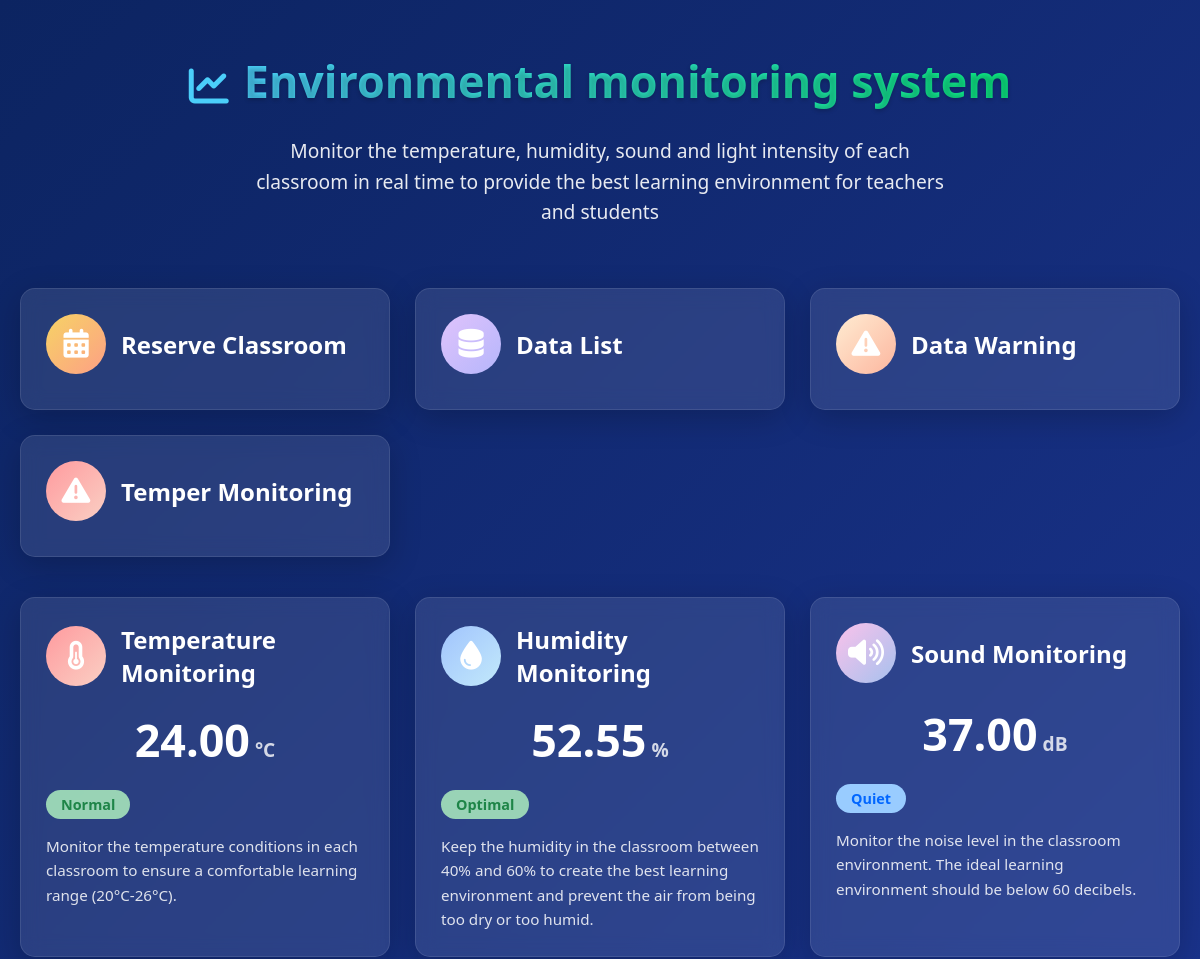
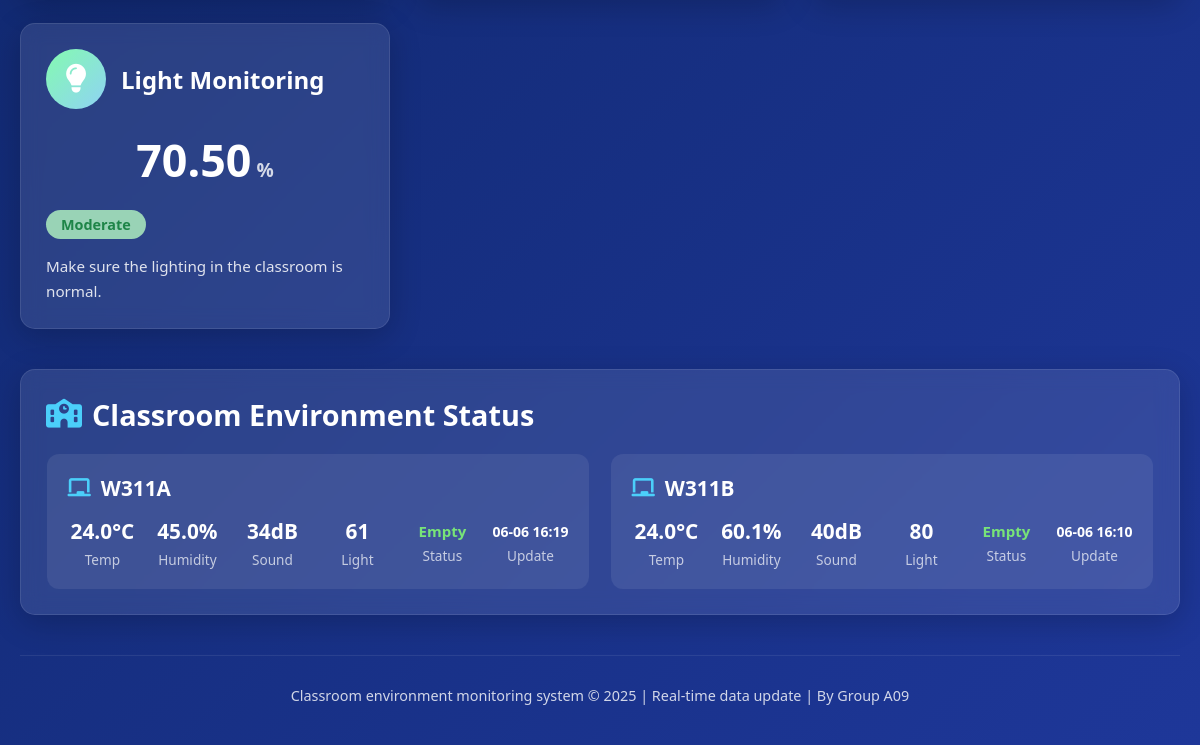
The app's page /, older data (2 pictures, top to bottom).
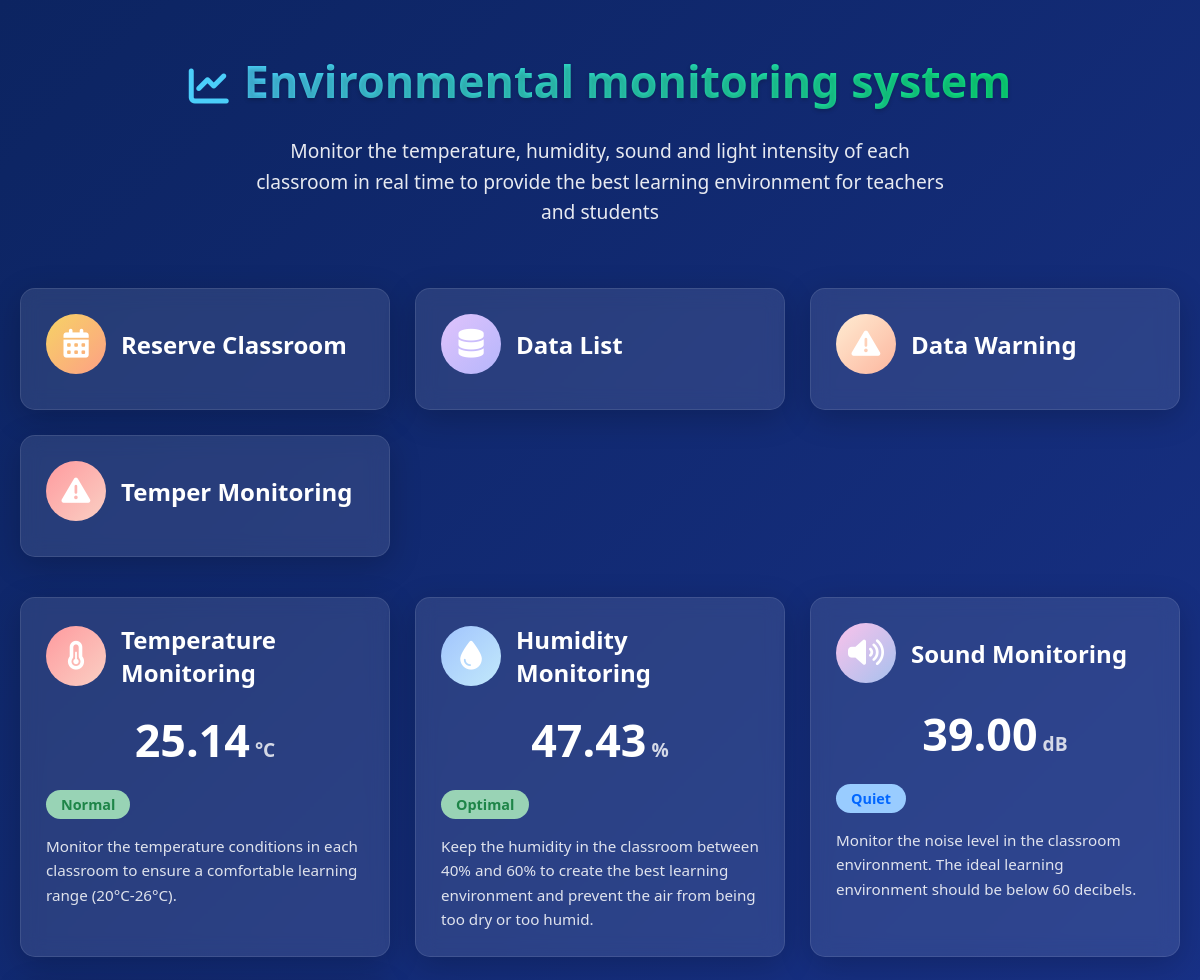
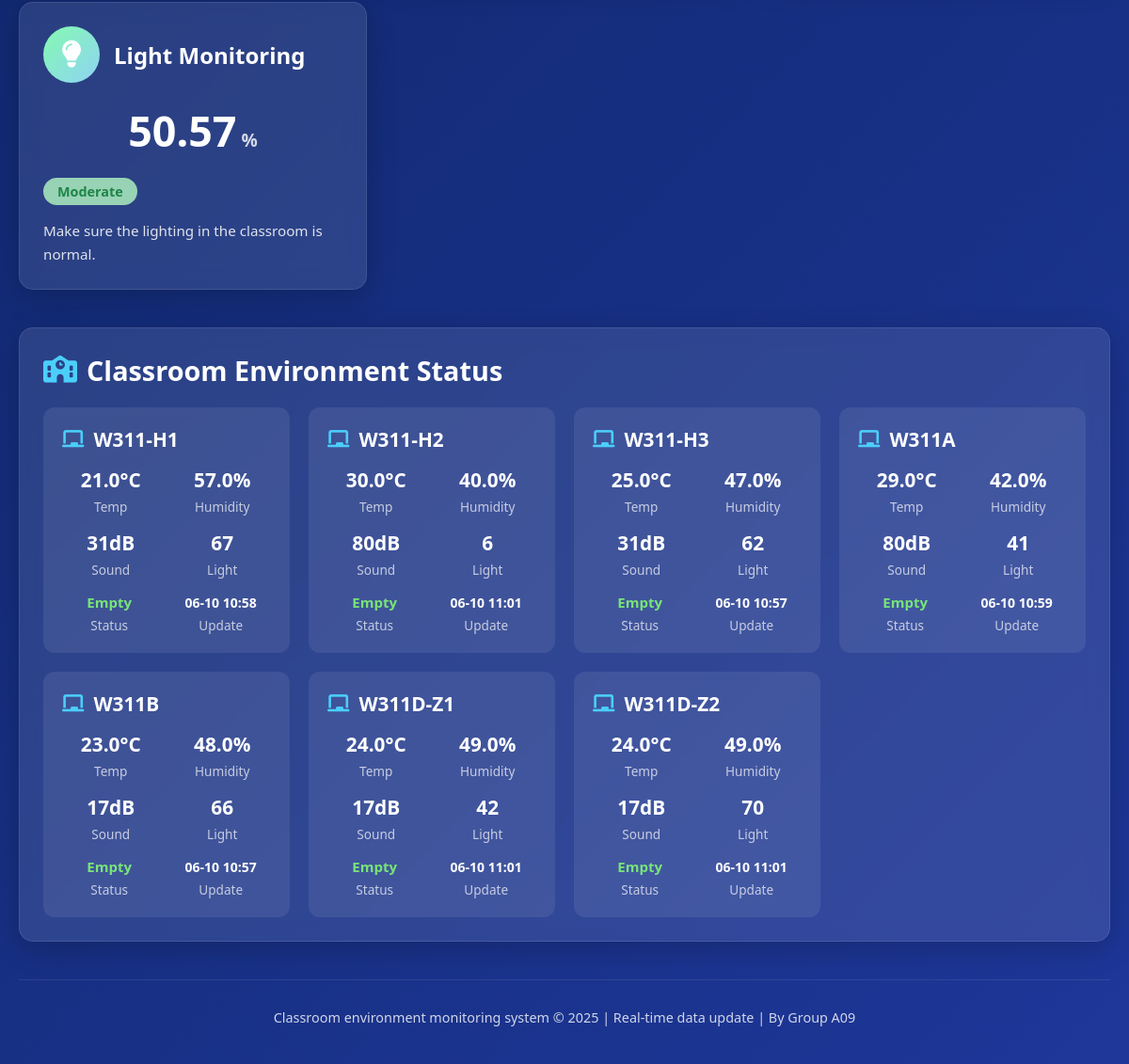
The same page, newer data (2 pictures, top to bottom).
### projectApp/models.py (models this page shows, shortened)
class Information(models.Model):
    node_id = models.CharField(max_length=4)
    loc = models.CharField(max_length=6)
    temp = models.DecimalField(max_digits=5,decimal_places=1)
    hum = models.DecimalField(max_digits=5,decimal_places=1)
    light = models.IntegerField()
    snd = models.IntegerField()
    date_created = models.DateTimeField(auto_now_add=True)
    class Meta:
        verbose_name_plural = "Information"

### projectApp/views.py (the view)
# urls.py: path("",views.navigation_page),
def navigation_page(request):
    all_result = get_series_data()
    location = Information.objects.values_list("loc").distinct().order_by("loc")
    locations = []
    for i in location:
        time = timezone.now()
        event = check_empty(i[0],time)
        empty = False
        if len(event) == 0:
            empty = True
        context = {
            "env" : Information.objects.filter(loc = i[0]).order_by("-date_created")[0],
            "empty": empty,
        }
        if not empty:
            context["detail"] = event[0]
        locations.append(context)
    tot_temp = 0
    tot_hum = 0
    tot_snd = 0
    tot_light = 0
    for i in locations:
        tot_light += i["env"].light
        tot_snd += i["env"].snd
        tot_hum += i["env"].hum
        tot_temp += i["env"].temp
    tot_light /= len(locations)
    tot_snd /= len(locations)
    tot_hum /= len(locations)
    tot_temp /= len(locations)
    tot_light = "{:.2f}".format(tot_light)
    tot_snd = "{:.2f}".format(tot_snd)
    tot_temp = "{:.2f}".format(tot_temp)
    tot_hum = "{:.2f}".format(tot_hum)
    all_result = {
        "temp" : tot_temp,
        "hum":tot_hum,
        "light":tot_light,
        "snd" : tot_snd,
    }
    context = {"all":all_result,"locs":locations}
    return render(request,"index.html",context)

### projectApp/views.py (called while the page is built)
def check_empty(loc,time):
    event = Event.objects.filter(loc = loc)
    event = event.filter(begin_time__lte = time)
    event = event.filter(end_time__gte = time)
    return event

### projectApp/templates/index.html (shortened to what this page needs)
{% load static %}
<!DOCTYPE html>
<html lang="zh-CN">
  <head>
    <link
      rel="stylesheet"
      href="https://cdnjs.cloudflare.com/ajax/libs/font-awesome/6.4.0/css/all.min.css"
    />
  </head>
  <body>
    <div class="container">
      <header>
        <div class="logo">
          <i class="fas fa-chart-line"></i>
          <h1>Environmental monitoring system</h1>
        </div>
        <p class="subtitle">
          Monitor the temperature, humidity, sound and light intensity of each
          classroom in real time to provide the best learning environment for
          teachers and students
        </p>
      </header>
      <div class="dashboard">
        <a href="eventlist">
          <div class="card addEvent toolbar">
            <div class="card-header">
              <div class="card-icon">
                <i class="fa-solid fa-calendar-days"></i>
              </div>
              <h2 class="card-title">Reserve Classroom</h2>
            </div>
          </div>
        </a>
        <a href="selectdata">
          <div class="card dataList toolbar">
            <div class="card-header">
              <div class="card-icon">
                <i class="fa-solid fa-database"></i>
              </div>
              <h2 class="card-title">Data List</h2>
            </div>
          </div>
        </a>
        <a href="monitor">
          <div class="card dataMonitor toolbar">
            <div class="card-header">
              <div class="card-icon">
                <i class="fa-solid fa-triangle-exclamation"></i>
              </div>
              <h2 class="card-title">Data Warning</h2>
            </div>
          </div>
        </a>
        <div class="card temp toolbar">
          <div class="card-header">
            <div class="card-icon">
              <i class="fa-solid fa-triangle-exclamation"></i>
            </div>
            <h2 class="card-title">Temper Monitoring</h2>
          </div>
        </div>
      </div>
      <a href="dashboard/classroom">
        <div class="dashboard">
          <div class="card temp">
            <div class="card-header">
              <div class="card-icon">
                <i class="fas fa-thermometer-half"></i>
              </div>
              <h2 class="card-title">Temperature Monitoring</h2>
            </div>
            <div class="card-value">
              {{all.temp}}<span class="card-unit">°C</span>
            </div>
            <span class="card-status status-normal temp-status"
              >Normal Range</span
            >
            <p class="card-description">
              Monitor the temperature conditions in each classroom to ensure a
              comfortable learning range (20°C-26°C).
            </p>
          </div>
          <div class="card humidity">
            <div class="card-header">
              <div class="card-icon">
                <i class="fas fa-tint"></i>
              </div>
              <h2 class="card-title">Humidity Monitoring</h2>
            </div>
            <div class="card-value">
              {{all.hum}}<span class="card-unit">%</span>
            </div>
            <span class="card-status status-normal hum-status"
              >Ideal humidity</span
            >
            <p class="card-description">
              Keep the humidity in the classroom between 40% and 60% to create
              the best learning environment and prevent the air from being too
              dry or too humid.
            </p>
          </div>
          <div class="card sound">
            <div class="card-header">
              <div class="card-icon">
                <i class="fas fa-volume-up"></i>
              </div>
              <h2 class="card-title">Sound Monitoring</h2>
            </div>
            <div class="card-value">
              {{all.snd}}<span class="card-unit">dB</span>
            </div>
            <span class="card-status status-warning snd-status"
              >Slightly Higher</span
            >
            <p class="card-description">
              Monitor the noise level in the classroom environment. The ideal
              learning environment should be below 60 decibels.
            </p>
          </div>
          <div class="card light">
            <div class="card-header">
              <div class="card-icon">
                <i class="fas fa-lightbulb"></i>
              </div>
              <h2 class="card-title">Light Monitoring</h2>
            </div>
            <div class="card-value">
              {{all.light}}<span class="card-unit">%</span>
            </div>
            <span class="card-status status-normal light-status"
              >Normal Range</span
            >
            <p class="card-description">
              Make sure the lighting in the classroom is normal.
            </p>
          </div>
        </div>
      </a>
      <div class="classroom-list">
        <h2 class="section-title">
          <i class="fas fa-school"></i>Classroom Environment Status
        </h2>
        <div class="classrooms">
          {% for i in locs%}
          <div class="classroom-card" data-loc="{{i.env.loc}}" style="margin: auto; cursor: pointer">
            <h3 class="classroom-name">
              <i class="fas fa-chalkboard"></i>{{i.env.loc}}
            </h3>
            <div class="classroom-metrics">
              <div class="metric" style="margin: auto">
                <div class="metric-value">{{i.env.temp}}°C</div>
                <div class="metric-label">Temp</div>
              </div>
              <div class="metric" style="margin: auto">
                <div class="metric-value">{{i.env.hum}}%</div>
                <div class="metric-label">Humidity</div>
              </div>
              <div class="metric" style="margin: auto">
                <div class="metric-value">{{i.env.snd}}dB</div>
                <div class="metric-label">Sound</div>
              </div>
              <div class="metric" style="margin: auto">
                <div class="metric-value">{{i.env.light}}</div>
                <div class="metric-label">Light</div>
              </div>
              {% if i.empty == True %}
              <div class="metric" style="margin: auto">
                <div
                  class="metric-value"
                  style="color: rgb(120, 228, 120); font-size: 15px"
                >
                  Empty
                </div>
                <div class="metric-label">Status</div>
              </div>
              {% endif %}
              <div class="metric" style="margin: auto">
                <div class="metric-value" style="font-size: 14px">
                  {{i.env.date_created | date:"m-d H:i"}}
                </div>
                <div class="metric-label">Update</div>
              </div>
            </div>
          </div>
          {% endfor %}
        </div>
      </div>
      <footer>
        <p>
          Classroom environment monitoring system &copy; 2025 | Real-time data
          update | By Group A09
        </p>
      </footer>
    </div>
        </body>
</html>

### projectApp/templates/index.html (style rules this page uses)
a { text-decoration: none; color: inherit; }
* { margin: 0; padding: 0; box-sizing: border-box; font-family: "Segoe UI", Tahoma, Geneva, Verdana, sans-serif; }
body { background: linear-gradient(135deg, #0c2461, #1e3799); color: #fff; min-height: 100vh; padding: 20px; }
.container { max-width: 1200px; margin: 0 auto; }
header { text-align: center; padding: 30px 0; margin-bottom: 30px; }
.logo { display: flex; align-items: center; justify-content: center; margin-bottom: 15px; }
.logo i { font-size: 2.5rem; margin-right: 15px; color: #4bcffa; }
h1 { font-size: 2.8rem; margin-bottom: 10px; background: linear-gradient(90deg, #4bcffa, #0be881); -webkit-background-clip: text; -webkit-text-fill-color: transparent; text-shadow: 0 2px 4px rgba(0, 0, 0, 0.2); }
.subtitle { font-size: 1.2rem; opacity: 0.9; max-width: 700px; margin: 0 auto; line-height: 1.6; }
.dashboard { display: grid; grid-template-columns: repeat(auto-fit, minmax(280px, 1fr)); gap: 25px; margin-bottom: 40px; }
.card { background: rgba(255, 255, 255, 0.1); backdrop-filter: blur(10px); border-radius: 15px; padding: 25px; box-shadow: 0 8px 32px rgba(0, 0, 0, 0.2); border: 1px solid rgba(255, 255, 255, 0.1); transition: transform 0.3s ease, box-shadow 0.3s ease; cursor: pointer; display: flex; flex-direction: column; }
.card-header { display: flex; align-items: center; margin-bottom: 10px; }
.card-icon { flex-shrink: 0; width: 60px; height: 60px; border-radius: 50%; display: flex; align-items: center; justify-content: center; margin-right: 15px; font-size: 1.8rem; }
.temp .card-icon { background: linear-gradient(135deg, #ff9a9e, #fad0c4); }
.humidity .card-icon { background: linear-gradient(135deg, #a1c4fd, #c2e9fb); }
.sound .card-icon { background: linear-gradient(135deg, #fbc2eb, #a6c1ee); }
.light .card-icon { background: linear-gradient(135deg, #84fab0, #8fd3f4); }
.addEvent .card-icon { background: linear-gradient(135deg, #f6d365, #fda085); }
.dataList .card-icon { background: linear-gradient(135deg, #e0c3fc, #b5b6fb); }
.dataMonitor .card-icon { background: linear-gradient(135deg, #ffecd2, #fcb69f); }
.card-title { font-size: 1.5rem; font-weight: 600; }
.card-value { font-size: 2.8rem; font-weight: 700; margin: 10px 0; text-align: center; }
.card-unit { font-size: 1.2rem; opacity: 0.8; margin-left: 5px; }
.card-status { display: flex; align-items: center; padding: 5px 15px; border-radius: 20px; font-size: 0.9rem; font-weight: 600; margin-top: 10px; align-self: flex-start; }
.status-normal { background: rgba(161, 221, 185, 0.938); color: #1e8548; }
.status-low { color: #0066ff; background: #99ccff; }
.card-description { margin-top: 15px; font-size: 0.95rem; line-height: 1.6; opacity: 0.85; }
.classroom-list { background: rgba(255, 255, 255, 0.1); backdrop-filter: blur(10px); border-radius: 15px; padding: 25px; box-shadow: 0 8px 32px rgba(0, 0, 0, 0.2); border: 1px solid rgba(255, 255, 255, 0.1); margin-top: 30px; }
.section-title { font-size: 1.8rem; margin-bottom: 20px; display: flex; align-items: center; }
.section-title i { margin-right: 10px; color: #4bcffa; }
.classrooms { display: grid; grid-template-columns: repeat(auto-fit, minmax(250px, 1fr)); gap: 20px; }
.classroom-card { background: rgba(255, 255, 255, 0.08); border-radius: 12px; padding: 20px; transition: all 0.3s ease; }
.classroom-name { font-size: 1.3rem; margin-bottom: 15px; display: flex; align-items: center; }
.classroom-name i { margin-right: 10px; color: #4bcffa; }
.classroom-metrics { display: flex; flex-wrap: wrap; gap: 15px; }
.metric { display: flex; flex-direction: column; align-items: center; min-width: 70px; }
.metric-value { font-size: 1.3rem; font-weight: 600; margin-bottom: 5px; }
.metric-label { font-size: 0.85rem; opacity: 0.7; }
footer { text-align: center; padding: 30px 0 20px; margin-top: 40px; border-top: 1px solid rgba(255, 255, 255, 0.1); font-size: 0.9rem; opacity: 0.8; }
.toolbar { justify-content: center; }

Row changes from the older to the newer data that the page shows:
removed Information: env.loc "W311A", env.temp "24.0", env.hum "45.0", env.snd "34", env.light "61", env.date_created "06-06 16:19"
removed Information: env.loc "W311B", env.temp "24.0", env.hum "60.1", env.snd "40", env.light "80", env.date_created "06-06 16:10"
added Information: env.loc "W311-H1", env.temp "21.0", env.hum "57.0", env.snd "31", env.light "67", env.date_created "06-10 10:58"
added Information: env.loc "W311-H2", env.temp "30.0", env.hum "40.0", env.snd "80", env.light "6", env.date_created "06-10 11:01"
added Information: env.loc "W311-H3", env.temp "25.0", env.hum "47.0", env.snd "31", env.light "62", env.date_created "06-10 10:57"
added Information: env.loc "W311A", env.temp "29.0", env.hum "42.0", env.snd "80", env.light "41", env.date_created "06-10 10:59"
added Information: env.loc "W311B", env.temp "23.0", env.hum "48.0", env.snd "17", env.light "66", env.date_created "06-10 10:57"
added Information: env.loc "W311D-Z1", env.temp "24.0", env.hum "49.0", env.snd "17", env.light "42", env.date_created "06-10 11:01"
added Information: env.loc "W311D-Z2", env.temp "24.0", env.hum "49.0", env.snd "17", env.light "70", env.date_created "06-10 11:01"
Text that changed along with them:
{{ all.temp }}: "24.00" → "25.14"
{{ all.hum }}: "52.55" → "47.43"
{{ all.snd }}: "37.00" → "39.00"
{{ all.light }}: "70.50" → "50.57"
